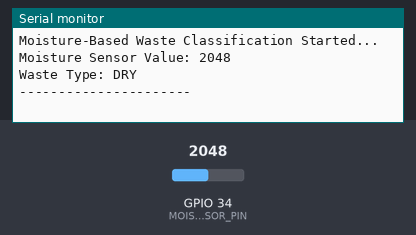
A sketch run on a simulated ESP32. Shown: the last lines printed to the serial monitor. Inputs (shaded band) come from the test bench; at power-on: GPIO 34 (MOISTURE_SENSOR_PIN) = 2048.

Above: at 2.2 s.
2.3 s: GPIO 34 (MOISTURE_SENSOR_PIN) set to 1960
At 4.2 s:
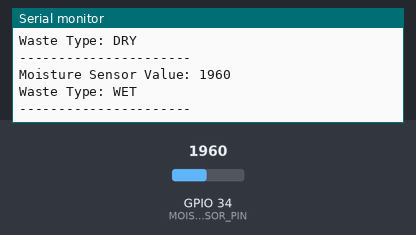
6.5 s: GPIO 34 (MOISTURE_SENSOR_PIN) set to 2040
At 8.5 s:
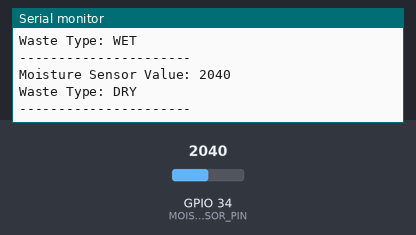
Timing chart, 0 to 10.0 s (numbered marks = the images above; inputs shaded):
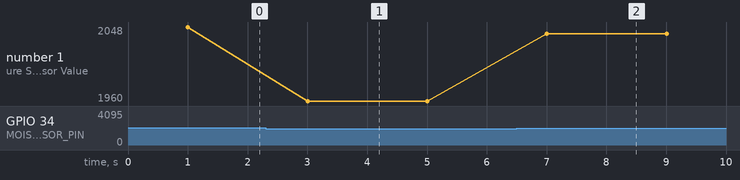

The sketch:

lab06.ino
```cpp
// Develop a program to classify dry and wet waste with the moisture sensor.

#define MOISTURE_SENSOR_PIN 34 // Use A0 for Arduino Uno

void setup() {
	Serial.begin(115200);
	delay(1000);
	Serial.println("Moisture-Based Waste Classification Started...");
}

void loop() {
	int moistureValue = analogRead(MOISTURE_SENSOR_PIN);

	Serial.print("Moisture Sensor Value: ");
	Serial.println(moistureValue);

	if (moistureValue > 2000) {
		Serial.println("Waste Type: DRY");
	} else {
		Serial.println("Waste Type: WET");
	}

	Serial.println("----------------------");
	delay(2000); // Delay for readability
}
```

Measured:
- after the input at 2.3 s, the serial monitor: prints a new line after 0.70 s (image 1)
- after the input at 6.5 s, the serial monitor: prints a new line after 0.51 s (image 2)
- plotted number 1: 2048 → 1960 after the input at 2.3 s, 1960 → 2040 after the input at 6.5 s
